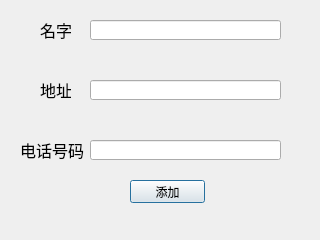
<?xml version="1.0" encoding="UTF-8"?>
<ui version="4.0">
 <class>AddFirm_Supplier</class>
 <widget class="QDialog" name="AddFirm_Supplier">
  <property name="geometry">
   <rect>
    <x>0</x>
    <y>0</y>
    <width>320</width>
    <height>240</height>
   </rect>
  </property>
  <property name="minimumSize">
   <size>
    <width>320</width>
    <height>240</height>
   </size>
  </property>
  <property name="maximumSize">
   <size>
    <width>320</width>
    <height>240</height>
   </size>
  </property>
  <property name="windowTitle">
   <string>Dialog</string>
  </property>
  <widget class="QLabel" name="label_2">
   <property name="geometry">
    <rect>
     <x>40</x>
     <y>20</y>
     <width>31</width>
     <height>20</height>
    </rect>
   </property>
   <property name="font">
    <font>
     <pointsize>12</pointsize>
    </font>
   </property>
   <property name="text">
    <string>名字</string>
   </property>
  </widget>
  <widget class="QPushButton" name="add_Btn">
   <property name="geometry">
    <rect>
     <x>130</x>
     <y>180</y>
     <width>75</width>
     <height>23</height>
    </rect>
   </property>
   <property name="text">
    <string>添加</string>
   </property>
  </widget>
  <widget class="QLineEdit" name="name_LEdit">
   <property name="geometry">
    <rect>
     <x>90</x>
     <y>20</y>
     <width>191</width>
     <height>20</height>
    </rect>
   </property>
  </widget>
  <widget class="QLineEdit" name="adress_LEdit">
   <property name="geometry">
    <rect>
     <x>90</x>
     <y>80</y>
     <width>191</width>
     <height>20</height>
    </rect>
   </property>
  </widget>
  <widget class="QLineEdit" name="phone_LEdit">
   <property name="geometry">
    <rect>
     <x>90</x>
     <y>140</y>
     <width>191</width>
     <height>20</height>
    </rect>
   </property>
  </widget>
  <widget class="QLabel" name="label_4">
   <property name="geometry">
    <rect>
     <x>40</x>
     <y>80</y>
     <width>31</width>
     <height>20</height>
    </rect>
   </property>
   <property name="font">
    <font>
     <pointsize>12</pointsize>
    </font>
   </property>
   <property name="text">
    <string>地址</string>
   </property>
  </widget>
  <widget class="QLabel" name="label_5">
   <property name="geometry">
    <rect>
     <x>20</x>
     <y>140</y>
     <width>71</width>
     <height>20</height>
    </rect>
   </property>
   <property name="font">
    <font>
     <pointsize>12</pointsize>
    </font>
   </property>
   <property name="text">
    <string>电话号码</string>
   </property>
  </widget>
 </widget>
 <resources/>
 <connections/>
</ui>
